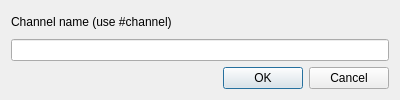
<?xml version="1.0" encoding="UTF-8"?>
<ui version="4.0">
 <class>ChatChannelNewDialog</class>
 <widget class="QDialog" name="ChatChannelNewDialog">
  <property name="geometry">
   <rect>
    <x>0</x>
    <y>0</y>
    <width>400</width>
    <height>100</height>
   </rect>
  </property>
  <property name="sizePolicy">
   <sizepolicy hsizetype="Preferred" vsizetype="Maximum">
    <horstretch>0</horstretch>
    <verstretch>0</verstretch>
   </sizepolicy>
  </property>
  <property name="maximumSize">
   <size>
    <width>16777215</width>
    <height>200</height>
   </size>
  </property>
  <property name="windowTitle">
   <string>Add chat channel</string>
  </property>
  <layout class="QVBoxLayout" name="verticalLayout_2">
   <item>
    <layout class="QVBoxLayout" name="verticalLayout">
     <item>
      <widget class="QLabel" name="label">
       <property name="sizePolicy">
        <sizepolicy hsizetype="Preferred" vsizetype="Maximum">
         <horstretch>0</horstretch>
         <verstretch>0</verstretch>
        </sizepolicy>
       </property>
       <property name="maximumSize">
        <size>
         <width>16777215</width>
         <height>50</height>
        </size>
       </property>
       <property name="text">
        <string>Channel name (use #channel)</string>
       </property>
      </widget>
     </item>
     <item>
      <widget class="QLineEdit" name="channelName">
       <property name="sizePolicy">
        <sizepolicy hsizetype="Expanding" vsizetype="Fixed">
         <horstretch>0</horstretch>
         <verstretch>0</verstretch>
        </sizepolicy>
       </property>
       <property name="maxLength">
        <number>64</number>
       </property>
      </widget>
     </item>
    </layout>
   </item>
   <item>
    <widget class="QDialogButtonBox" name="buttonBox">
     <property name="standardButtons">
      <set>QDialogButtonBox::Cancel|QDialogButtonBox::Ok</set>
     </property>
    </widget>
   </item>
  </layout>
 </widget>
 <resources/>
 <connections/>
</ui>
